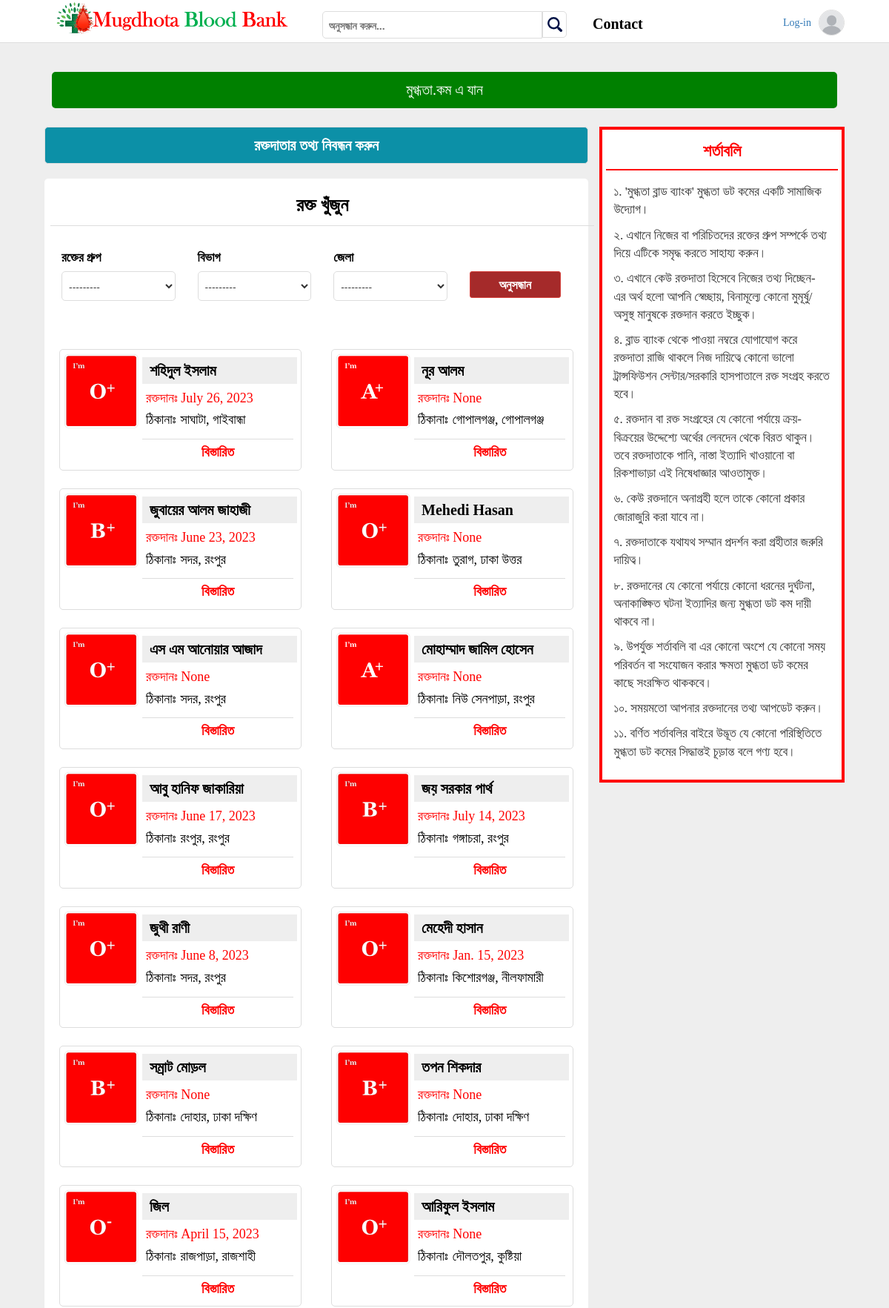
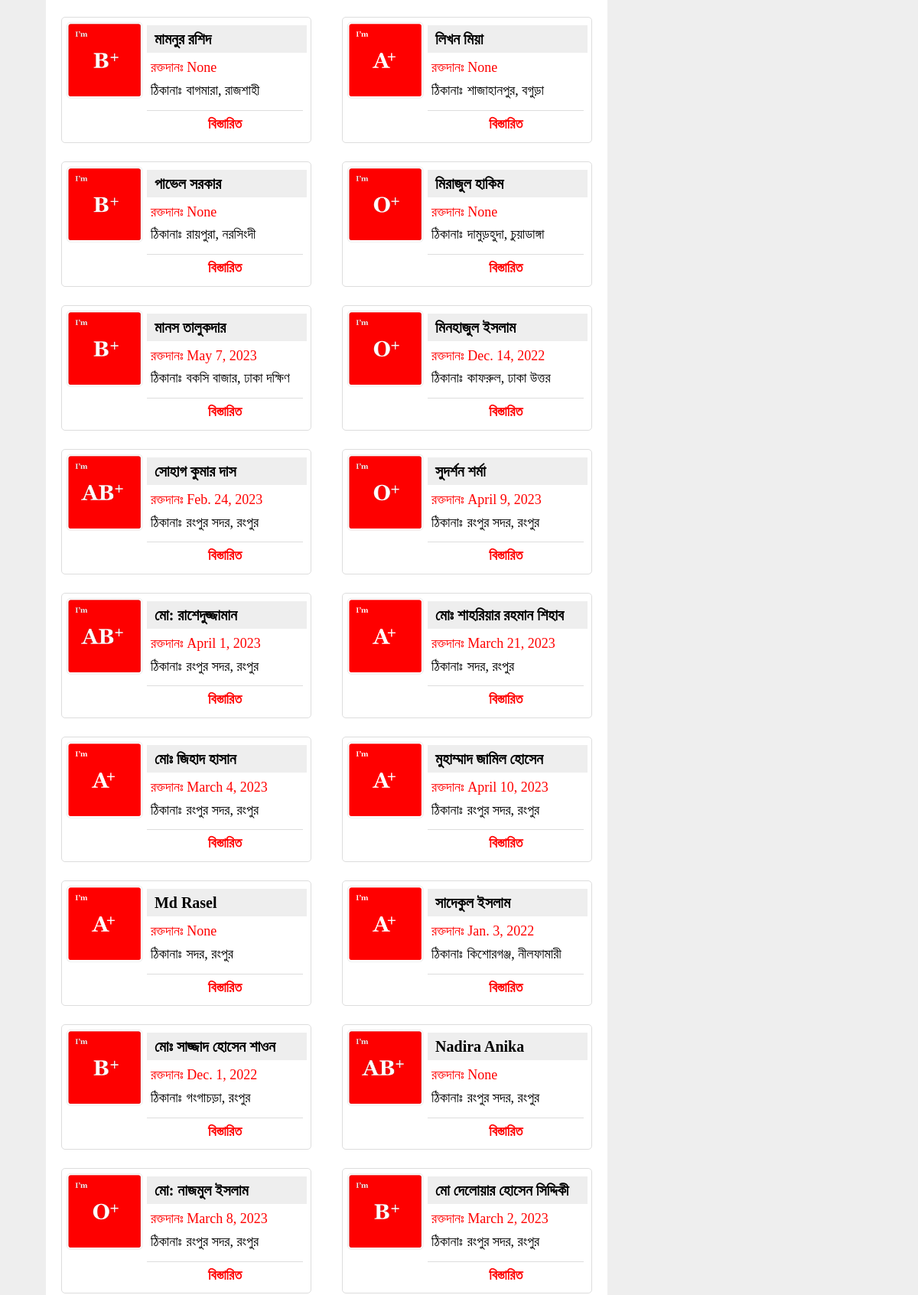
The page / (upper part) on the database its author committed (2 pictures, top to bottom).
### base/models.py (models this page shows, shortened)
class Donner(models.Model):
    id = models.UUIDField(primary_key=True, default=uuid.uuid4, unique=True, editable=False)
    author = models.ForeignKey(User, on_delete=models.SET_NULL, null=True, blank=True)
    name = models.CharField(max_length=100, blank=False)
    bloodgroups = models.ForeignKey(Blood, on_delete=models.SET_NULL, blank=False, null=True)
    division = models.ForeignKey(Division, on_delete=models.SET_NULL, blank=False, null=True)
    location = models.ForeignKey(Location, on_delete=models.SET_NULL, blank=False, null=True)
    city = models.CharField(max_length=50, blank=True, default='')
    donation_date = models.DateField(null=True, blank=True)
    phone_regex = RegexValidator(regex=r'^\+?1?\d{11}$', message="Phone number must be entered in the format: '01234567899'. Up to 11 digits allowed.")
    phone = models.CharField(validators=[phone_regex], max_length=11, blank=False, unique=True)
    updated = models.DateTimeField(auto_now=True)
    status_choice = (
        ('রক্তদাতার তথ্য Mugdhota Blood Bank কর্তৃক যাচাইকৃত', 'রক্তদাতার তথ্য Mugdhota Blood Bank কর্তৃক যাচাইকৃত'),
        ('যাচাইকৃত নয়', 'যাচাইকৃত নয়'),
    )
    status = models.CharField(max_length=100, choices=status_choice, default = 'যাচাইকৃত নয়', blank=True)

class Blood(models.Model):
    name = models.CharField(max_length=100, blank=True, null=True)
    image = models.ImageField(upload_to='bloods_imgs', null=True)
    def __str__(self):
        return self.name

class Location(models.Model):
    name = models.CharField(max_length=100, blank=True)
    division = models.ForeignKey(Division, on_delete=models.SET_NULL, null=True)
    def __str__(self):
        return self.name

### base/views.py (the view)
# urls.py: path('', views.home, name='home'),
def home(request):
    q = request.GET.get('q') if request.GET.get('q') != None else ''
    blood_donner = Donner.objects.filter(
        Q(name__icontains=q) |
        Q(phone__icontains=q)
    )
    blood_filter = BloodFilter(request.GET, queryset=blood_donner)
    return render(request, 'home.html', {'blood_filter':blood_filter })

### base/models.py (called while the page is built)
    def __str__(self):
        return self.name

### templates/home.html (shortened to what this page needs)
{% extends 'main.html' %}
{% load static %}
{% block content %}
    <div class="container_full" style="padding-top: 6%">
		<div class="container">
        	<div style="margin:25px 10px;">
        	    <a style="padding:10px;font-size:20px;display:inline-block;width:100%;background:green;color:#fff;text-align:center;border-radius:5px" href="https://mugdhota.com/">মুগ্ধতা.কম এ যান </a>
        	</div>
		</div>
	</div>
	<div class="container_full" style="padding-bottom: 40px;">
		<div class="container">
			<div class="left_section">
				<div class="blood_upload">
					<a href="{% url 'blood-info-add' %}">রক্তদাতার তথ্য নিবন্ধন করুন </a>
				</div>
				<div class="blood_info_sec">
					<div class="blood_filter">
						<form method="get"  id="personForm" data-cities-url="{% url 'ajax_load_cities' %}">
							<h2 class="blood_info_title">রক্ত খুঁজুন</h2>
							<div class="search_form">
								<div class="sform">
									<div class="sf_1st">
										<h2>রক্তের গ্রুপ</h2>
									</div>
									<div class="sf_2nd">
										{{ blood_filter.form.bloodgroups }}
									</div>
								</div>
							</div>
							<div class="search_form">
								<div class="sform">
									<div class="sf_1st">
										<h2>বিভাগ</h2>
									</div>
									<div class="sf_2nd">
										{{ blood_filter.form.division }}
									</div>
								</div>
							</div>
							<div class="search_form">
								<div class="sform">
									<div class="sf_1st">
										<h2>জেলা</h2>
									</div>
									<div class="sf_2nd">
										{{ blood_filter.form.location }}
									</div>
								</div>
							</div>
							<div class="search_form">
								<div class="sform">
									<button class="btn btn-sm btn-danger" type="submit">অনুসন্ধান</button>
								</div>
							</div>
						</form>
					</div>
					<div class="blood_info">
                        {% if blood_filter.qs %}
						{% for donner in blood_filter.qs reversed %}
    						{% if forloop.counter <= 50 %}
    						<div class="single_blood_info">
    							<div class="sng_bld_info">
    								<a href="{% url 'donner' donner.id %}">
    									<div class="sng_blood_img">
    										<img src="{{donner.bloodgroups.image.url}}" alt="" />
    									</div>
    									<div class="sng_blood_info">
    										<h2>{{donner.name}}</h2>
							                <p style="color: red">রক্তদানঃ  {{donner.donation_date}}</p>
    										<p><span>ঠিকানাঃ</span>{{donner.city}}, {{donner.location}}</p>
    										<p class="read_more">বিস্তারিত</p>
    									</div>
    								</a>
    							</div>
    						</div>
    						{% endif %}
						{% endfor %}
						{% else %}
                        <div class="blood_upload info_not_find">
							<p class="text-center p-2 mb-0 text-danger bg-white">দুঃখিত কোন তথ্য পাওয়া যায়নি</p>
							<a href="{% url 'blood-info-add' %}">অনুগ্রহ করে আপনার তথ্য যুক্ত করুন</a>
						</div>
                        {% endif %}
					</div>
				</div>
			</div>
			<div class="right_section">
				<div class="rules_section">
					<div class="single_rule_title">
						<h2 class="blood_search">শর্তাবলি</h2>
					</div>
					<div class="single_rule">
						<p>১. 'মুগ্ধতা ব্লাড ব্যাংক' মুগ্ধতা ডট কমের একটি সামাজিক উদ্যোগ।</p>
						<p>২. এখানে নিজের বা পরিচিতদের রক্তের গ্রুপ সম্পর্কে তথ্য দিয়ে এটিকে সমৃদ্ধ করতে সাহায্য করুন। </p>
						<p>৩. এখানে কেউ রক্তদাতা হিসেবে নিজের তথ্য দিচ্ছেন- এর অর্থ হলো আপনি স্বেচ্ছায়, বিনামূল্যে কোনো মুমূর্ষু/অসুস্থ মানুষকে রক্তদান করতে ইচ্ছুক।</p>
						<p>৪. ব্লাড ব্যাংক থেকে পাওয়া নম্বরে যোগাযোগ করে রক্তদাতা রাজি থাকলে নিজ দায়িত্বে কোনো ভালো ট্রান্সফিউশন সেন্টার/সরকারি হাসপাতালে রক্ত সংগ্রহ করতে হবে। </p>
						<p>৫. রক্তদান বা রক্ত সংগ্রহের যে কোনো পর্যায়ে ক্রয়-বিক্রয়ের উদ্দেশ্যে অর্থের লেনদেন থেকে বিরত থাকুন। তবে রক্তদাতাকে পানি, নাস্তা ইত্যাদি খাওয়ানো বা রিকশাভাড়া এই নিষেধাজ্ঞার আওতামুক্ত।</p>
						<p>৬. কেউ রক্তদানে অনাগ্রহী হলে তাকে কোনো প্রকার জোরাজুরি করা যাবে না।</p>
						<p>৭. রক্তদাতাকে যথাযথ সম্মান প্রদর্শন করা গ্রহীতার জরুরি দায়িত্ব।</p>
						<p>৮. রক্তদানের যে কোনো পর্যায়ে কোনো ধরনের দুর্ঘটনা, অনাকাঙ্ক্ষিত ঘটনা ইত্যাদির জন্য মুগ্ধতা ডট কম দায়ী থাকবে না।</p>
						<p>৯. উপর্যুক্ত শর্তাবলি বা এর কোনো অংশে যে কোনো সময় পরিবর্তন বা সংযোজন করার ক্ষমতা মুগ্ধতা ডট কমের কাছে সংরক্ষিত থাককবে।</p>
						<p>১০. সময়মতো আপনার রক্তদানের তথ্য আপডেট করুন।</p>
						<p>১১. বর্ণিত শর্তাবলির বাইরে উদ্ভূত যে কোনো পরিস্থিতিতে মুগ্ধতা ডট কমের সিদ্ধান্তই চূড়ান্ত বলে গণ্য হবে।</p>
					</div>
				</div>
			</div>
		</div>
	</div>
{% endblock %}

### static/style.css (style rules this page uses)
* { margin:0;padding:0 }
a { text-decoration:none;font-family: kalpurush; }
p { font-family: kalpurush; }
h2 { font-size:17px;margin:10px 0 7px 0;padding:0;color:black;font-weight:bold;font-family: kalpurush;line-height:1.3 }
img { width: 100%; }
input, button, select, textarea { width:100%;padding: 3px;background: #fff;border: 1px solid #ddd;border-radius: 5px; }
body { background: #eee;counter-reset: Serial; }
.container_full { width:100%;padding:0 }
.container { width:90%;padding:0 }
.blood_info_title { text-align:center;font-size:25px;border-bottom:1px solid #ddd;padding-bottom:10px }
.left_section { width: 68%; float: left; }
.blood_info_sec { background: #fff; border-radius: 5px; }
.right_section { width: 32%; float: left; position: sticky; top: 90px; }
.blood_upload a { text-align: center; display: block; padding: 10px; margin: 20px 0; margin-top: 0px; border: 1px solid #ddd; background: #0c90a7; border-radius: 5px; font-size: 20px; font-weight: bold; color: #fff; transition: .2s easy-in-out; }
.blood_filter { margin: 50px 20px 25px 20px; }
.blood_info { display: inline-block; width: 100%; }
.blood_info .single_blood_info { width: 50%; float: left; padding: 10px 20px; }
.sng_bld_info { width: 100%; display: inline-block; background: #fff; padding: 5px; border-radius: 5px; border: 1px solid #ddd; }
.sng_blood_img { width: 32%; float: left; }
.sng_blood_info { width: 68%; float: right; display: block; background: #fff; }
.sng_blood_info h2 { background: #eee; margin: 5px 0 5px 5px; padding: 5px 0 5px 10px; font-size: 20px; font-weight: bold; }
.sng_blood_info p { font-size: 18px; padding: 2px 10px; color: black; margin: 0; }
.sng_blood_info p span { padding-right: 6px; }
.read_more { display: block; text-align: center; font-size: 18px !important; font-weight: bold; padding: 5px !important; color: red !important; border-top: 1px solid #ddd; margin: 10px 5px 0 5px !important; }
.rules_section { padding: 5px; background: #fff; margin-left: 15px; border: 4px solid red; }
.single_rule_title h2 { font-size: 22px; color: red; text-align: center; padding: 10px; border-bottom: 2px solid red; padding-top: 0; }
.single_rule { padding: 10px; }
.single_rule p { font-size: 17px; }
.blood_filter { margin: 10px 8px 40px 8px; display: inline-block; width: 100%; }
.blood_search { text-align: center; font-size: 25px; border-bottom: 1px solid #ddd; padding-bottom: 5px; font-weight: bold; }
.search_form { width: 25%; float: left; }
.sform { padding: 15px; }
.sform .sf_2nd select { width: 100%; padding: 8px 5px; border: 1px solid #ddd; border-radius: 5px; }
.sform button { margin-top: 29px; width: 80%; background: brown; font-weight: bold; font-size: 16px; }

### rows shown on the page
Donner: bloodgroups.image (picture), name "শহিদুল ইসলাম", donation_date "July 26, 2023", city "সাঘাটা", location "গাইবান্ধা"
Donner: bloodgroups.image (picture), name "নূর আলম", donation_date "None", city "গোপালগঞ্জ", location "গোপালগঞ্জ"
Donner: bloodgroups.image (picture), name "জুবায়ের আলম জাহাজী", donation_date "June 23, 2023", city "সদর", location "রংপুর"
Donner: bloodgroups.image (picture), name "Mehedi Hasan", donation_date "None", city "তুরাগ", location "ঢাকা উত্তর"
Donner: bloodgroups.image (picture), name "এস এম আনোয়ার আজাদ", donation_date "None", city "সদর", location "রংপুর"
Donner: bloodgroups.image (picture), name "মোহাম্মাদ জামিল হোসেন", donation_date "None", city "নিউ সেনপাড়া", location "রংপুর"
Donner: bloodgroups.image (picture), name "আবু হানিফ জাকারিয়া", donation_date "June 17, 2023", city "রংপুর", location "রংপুর"
Donner: bloodgroups.image (picture), name "জয় সরকার পার্থ", donation_date "July 14, 2023", city "গঙ্গাচরা", location "রংপুর"
Donner: bloodgroups.image (picture), name "জুথী রাণী", donation_date "June 8, 2023", city "সদর", location "রংপুর"
Donner: bloodgroups.image (picture), name "মেহেদী হাসান", donation_date "Jan. 15, 2023", city "কিশোরগঞ্জ", location "নীলফামারী"
Donner: bloodgroups.image (picture), name "সম্রাট মোড়ল", donation_date "None", city "দোহার", location "ঢাকা দক্ষিণ"
Donner: bloodgroups.image (picture), name "তপন শিকদার", donation_date "None", city "দোহার", location "ঢাকা দক্ষিণ"
Donner: bloodgroups.image (picture), name "জিল", donation_date "April 15, 2023", city "রাজপাড়া", location "রাজশাহী"
Donner: bloodgroups.image (picture), name "আরিফুল ইসলাম", donation_date "None", city "দৌলতপুর", location "কুষ্টিয়া"
Donner: bloodgroups.image (picture), name "মামনুর রশিদ", donation_date "None", city "বাগমারা", location "রাজশাহী"
Donner: bloodgroups.image (picture), name "লিখন মিয়া", donation_date "None", city "শাজাহানপুর", location "বগুড়া"
Donner: bloodgroups.image (picture), name "পাভেল সরকার", donation_date "None", city "রায়পুরা", location "নরসিংদী"
Donner: bloodgroups.image (picture), name "মিরাজুল হাকিম", donation_date "None", city "দামুড়হুদা", location "চুয়াডাঙ্গা"
Donner: bloodgroups.image (picture), name "মানস তালুকদার", donation_date "May 7, 2023", city "বকসি বাজার", location "ঢাকা দক্ষিণ"
Donner: bloodgroups.image (picture), name "মিনহাজুল ইসলাম", donation_date "Dec. 14, 2022", city "কাফরুল", location "ঢাকা উত্তর"
Donner: bloodgroups.image (picture), name "সোহাগ কুমার দাস", donation_date "Feb. 24, 2023", city "রংপুর সদর", location "রংপুর"
Donner: bloodgroups.image (picture), name "সুদর্শন শর্মা", donation_date "April 9, 2023", city "রংপুর সদর", location "রংপুর"
Donner: bloodgroups.image (picture), name "মো: রাশেদুজ্জামান", donation_date "April 1, 2023", city "রংপুর সদর", location "রংপুর"
Donner: bloodgroups.image (picture), name "মোঃ শাহরিয়ার রহমান শিহাব", donation_date "March 21, 2023", city "সদর", location "রংপুর"
Donner: bloodgroups.image (picture), name "মোঃ জিহাদ হাসান", donation_date "March 4, 2023", city "রংপুর সদর", location "রংপুর"
Donner: bloodgroups.image (picture), name "মুহাম্মাদ জামিল হোসেন", donation_date "April 10, 2023", city "রংপুর সদর", location "রংপুর"
Donner: bloodgroups.image (picture), name "Md Rasel", donation_date "None", city "সদর", location "রংপুর"
Donner: bloodgroups.image (picture), name "সাদেকুল ইসলাম", donation_date "Jan. 3, 2022", city "কিশোরগঞ্জ", location "নীলফামারী"
Donner: bloodgroups.image (picture), name "মোঃ সাজ্জাদ হোসেন শাওন", donation_date "Dec. 1, 2022", city "গংগাচড়া", location "রংপুর"
Donner: bloodgroups.image (picture), name "Nadira Anika", donation_date "None", city "রংপুর সদর", location "রংপুর"
Donner: bloodgroups.image (picture), name "মো: নাজমুল ইসলাম", donation_date "March 8, 2023", city "রংপুর সদর", location "রংপুর"
Donner: bloodgroups.image (picture), name "মো দেলোয়ার হোসেন সিদ্দিকী", donation_date "March 2, 2023", city "রংপুর সদর", location "রংপুর"
